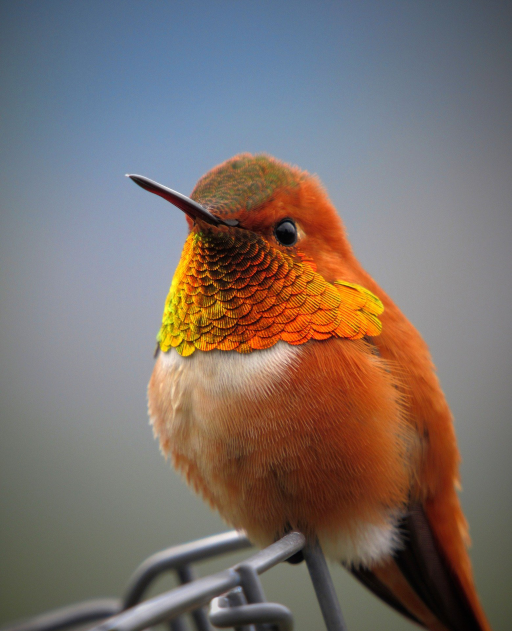
#> input picture sheet2/img/hummingbird_from_pixabay.png, 512 x 631 px
$ python img_processing.py
#> lines starting #> are read from the running program, lines starting #| are printed output that depends on the picture
#!/usr/bin/env python3
# -*- coding: utf-8 -*-


########################################
# Task 5
#########################################

import numpy as np
import cv2
import matplotlib.pyplot as plt
from matplotlib.widgets import Slider


def showImage(img, show_window_now=True):
    # TODO: Convert the channel order of an image from BGR to RGB
    img = cv2.cvtColor(img, cv2.COLOR_BGR2RGB)
    plt_img = plt.imshow(img)
    if show_window_now:
        plt.show()
    return plt_img


# TODO: Load the image "img/hummingbird_from_pixabay.png" with OpenCV (`cv2`) to the variable `img` and show it with
#  `showImage(img)`.
img = cv2.imread('img/hummingbird_from_pixabay.png')
#> img is the input picture: shape (631, 512, 3); mean B, G, R 106.5, 111.5, 123.3
rgb_img = showImage(img, show_window_now=True)


def imageStats(img):
    print("Image stats:")
    print('Height: ', img.shape[0])
#| Height:  631
    print('Width: ', img.shape[1])
#| Width:  512
    print('Number of channels: ', img.shape[2])
#| Number of channels:  3


# TODO: Print image stats of the hummingbird image.
imageStats(img)

# TODO: Change the color of the hummingbird to blue by swapping red and blue image channels.
swapped_image = cv2.cvtColor(img, cv2.COLOR_BGR2RGB)

# TODO: Store the modified image as "blue_hummingbird.png" to your hard drive.
cv2.imwrite('img/blue_hummingbird.png', swapped_image)

#
# Task 6
# Prepare to show the original image and keep a reference so that we can update the image plot later.
plt.figure(figsize=(4, 6))
plt_img = showImage(img, False)


# TODO: Convert the original image to HSV color space.
hsv_img = cv2.cvtColor(img, cv2.COLOR_BGR2HSV)
#> hsv_img: shape (631, 512, 3); mean H, S, V 66.5, 84.9, 138.9


def img_update(hue_offset: int) -> None:
    """
    offsets the given hsv image with given offset value
    :param hue_offset: integer value which must be offset to hue of the image
    :return: None -> sets the plt object with required offset_image. Use plt.show() to view the results
    """
    print("Set hue offset to " + str(hue_offset))
    # TODO: Change the hue channel of the HSV image by `hue_offset`.
    offset_mask = np.zeros_like(hsv_img)
    offset_mask[:, :, 0] = hue_offset
    hsv_offset = hsv_img + offset_mask
    hsv_offset[:, :, 0] = np.clip(hsv_offset[:, :, 0], a_min=0, a_max=179)
    # TODO: Convert the modified HSV image back to RGB
    # and update the image in the plot window using `plt_img.set_data(img_rgb)`.
    img_rgb = cv2.cvtColor(hsv_offset, cv2.COLOR_HSV2RGB)
    plt_img.set_data(img_rgb)


# Create an interactive slider for the hue value offset.
ax_hue = plt.axes([0.1, 0.04, 0.8, 0.06])  # x, y, width, height
slider_hue = Slider(ax=ax_hue, label='Hue', valmin=0, valmax=180, valinit=0, valstep=1)
slider_hue.on_changed(img_update)
# Now actually show the plot window
plt.show()
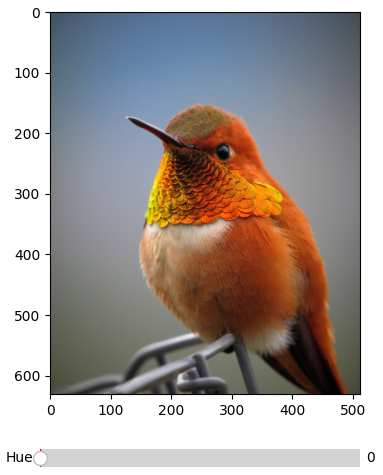
#> figure drawn by matplotlib, 2 panels


###############################
# Task 6
###############################
def color_change_mask(image: np.ndarray, hue_offset: int, hue_range: tuple) -> np.ndarray:
    """
    changes color of given hue range with provided offset value
    :param hue_range: a tuple (min_hue , max_hue) to pick the color to change in the given hsv image
    :param hue_offset: hue_offset required to be changed on the image
    :param image: image in HSV color space
    :return: image with color changed
    """
#> called with hue_offset = 150, hue_range = (0, 35)
    index = np.nonzero(np.logical_and(hue_range[0] < image[:, :, 0],  image[:, :, 0] < hue_range[1]))
#> index = 119522 positions, rows 152 to 630, columns 0 to 511
    i, j = index
    for k in range(len(i)):
        image[i[k], j[k], 0] += hue_offset
#> image: shape (631, 512, 3); mean H, S, V 122, 84.9, 138.9
    image[:, :, 0] = np.clip(image[:, :, 0], a_min=0, a_max=179)
#> image: shape (631, 512, 3); mean H, S, V 121.9, 84.9, 138.9
    return image


im_new = color_change_mask(hsv_img, 150, hue_range=(0, 35))  # (0, 35) is min max hue range of orange in opencv library
im_rgb = cv2.cvtColor(im_new, cv2.COLOR_HSV2RGB)
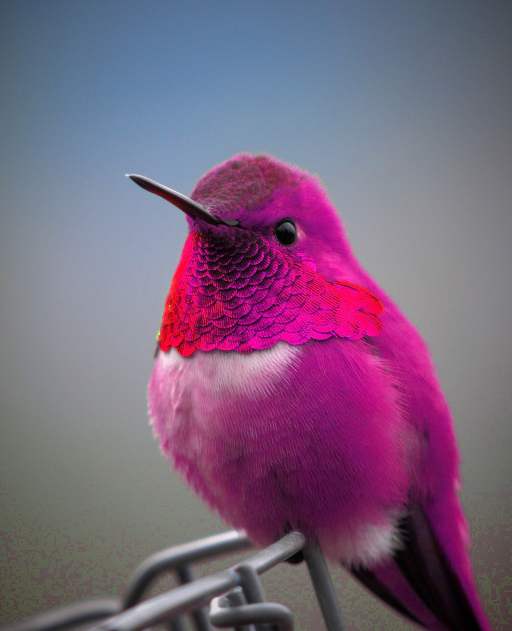
#> im_rgb: shape (631, 512, 3); mean R, G, B 123.1, 98.5, 124.8
plt.imshow(im_rgb)
plt.show()
